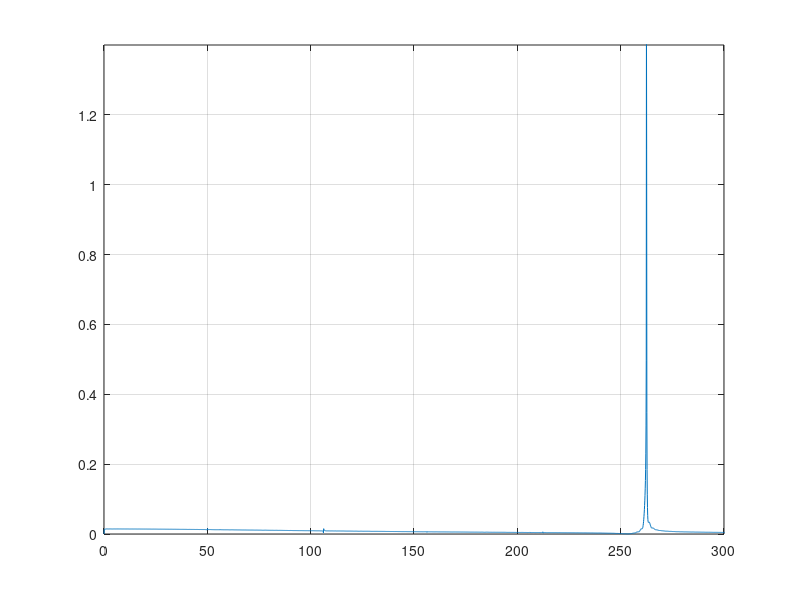

This chart was generated by the following MATLAB code:
tic;
clear all;
close all;
clc;

% parameters
a = 0.0035;
j = 3*10^8; % A/cm^2
s = 2*pi*4.32; % (Hz*cm^2)/A
w_e = 2*pi*1.75*10^9; % rad/s
w_ex = 2*pi*27.5*10^12; % rad/s

% Integration length
d = 0.1*10^(-11);
T = 100*10^(-10);
Fs = 1/d;

% Modeling
TSPAN = 0:d:T;
Y0 = [0.2 0];

[ts,ys] = ode45(@(t,y) [y(2); -w_ex*a*y(2)-0.5*w_ex*w_e*sin(2*y(1))+w_ex*j*s] , TSPAN , Y0);

S = fft(ys(:,2));
L = length(ys(:,2));
P1 = abs(S/L);
P2 = P1(1:L/2+1);
P2(1) = 0;
P2(2:end-1) = 2*P2(2:end-1);
f = Fs*(0:(L/2))/L;

% Results
figure('Color','w');
plot(f*10^(-9),P2*10^(-11));
axis([0 300 0 1.4]);
grid on;

toc;